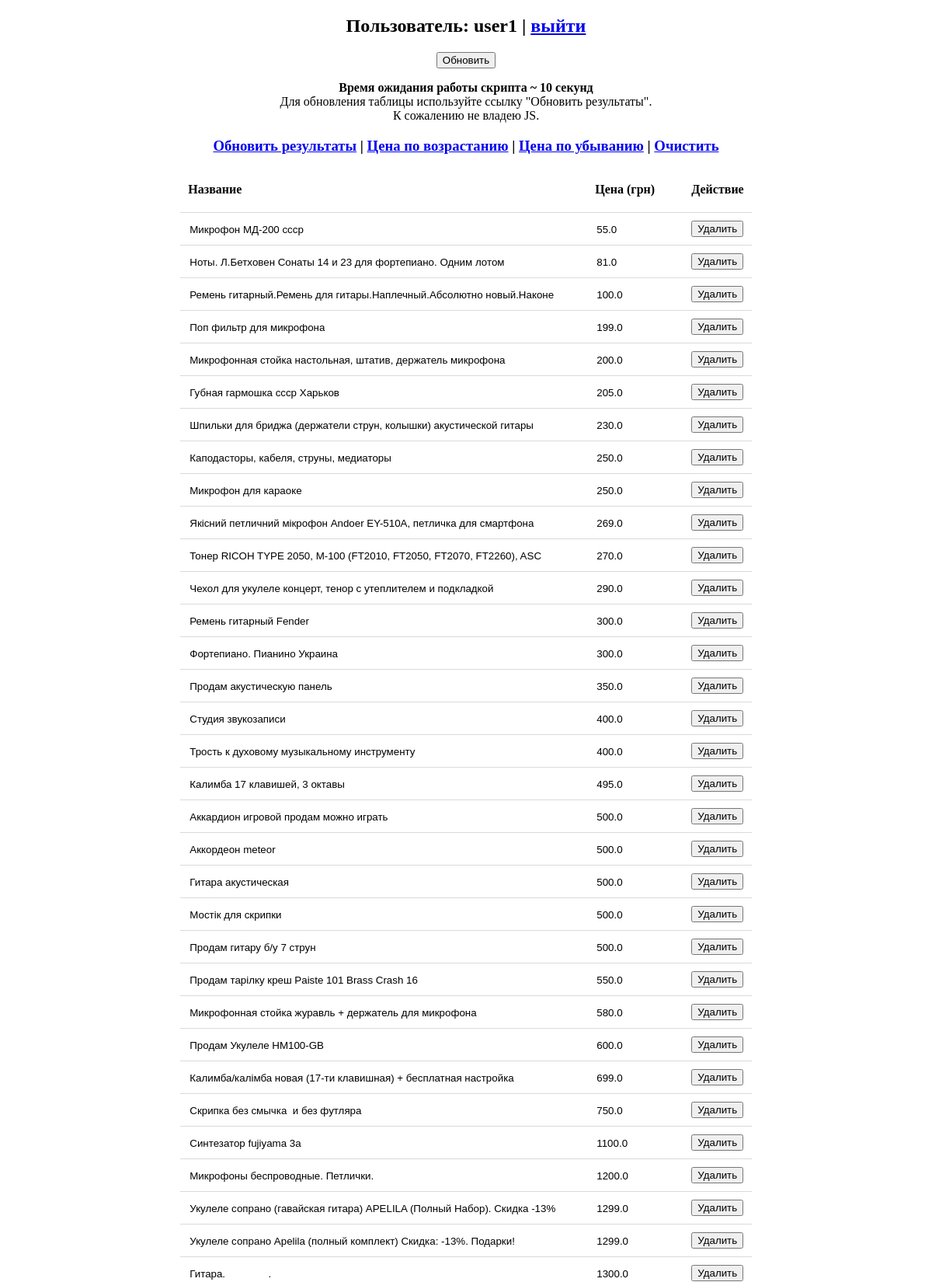
The app's page /?sort=price_up (signed in, upper part) with its own data.
### main.py (models this page shows, shortened)
class Users(db.Model):
    id = db.Column(db.Integer, primary_key=True)
    login = db.Column(db.String(100), nullable=False)
    password = db.Column(db.String(255), nullable=False)
    access_level = db.Column(db.Integer, nullable=False)

class Advertisements(db.Model):
    id = db.Column(db.Integer, primary_key=True)
    title = db.Column(db.String(100), nullable=False)
    price = db.Column(db.Float, nullable=False)
    photo = db.Column(db.String(255), nullable=False)
    seller_name = db.Column(db.String(255), nullable=False)

### main.py (the view, shortened to what this page needs)
@app.route('/', methods=['GET', 'POST'])
def index():
    try:
        user_id = session['user_id']
    except:
        return redirect(url_for('login'))
    user = Users.query.get(user_id)
    if user.access_level == 1:
        goal = 100
        estimate_time = 10
    elif user.access_level == 2:
        goal = 200
        estimate_time = 20
    elif user.access_level == 3:
        goal = 300
        estimate_time = 30
    else:
        goal = 0
    if request.args.get('user') == 'logout':
        del session['user_id']
        return redirect(url_for('login'))
    advertisements = Advertisements.query.order_by(Advertisements.id.desc()).limit(goal).all()
    if request.args.get('sort') == 'price_down':
        advertisements.sort(key=lambda x: x.price, reverse=True)
    if request.args.get('sort') == 'price_up':
        advertisements.sort(key=lambda x: x.price, reverse=False)
    data = {
        'user_id': user_id,
        'user_login': Users.query.get(user_id).login,
        'user_access_level': Users.query.get(user_id).access_level,
        'advertisements': advertisements,
        'estimate_time': estimate_time,
    }
    return render_template('main.html', data=data)

### templates/main.html (shortened to what this page needs)
{% extends 'base.html' %}
{% block content %}
    <h2>Пользователь: {{ data['user_login'] }} | <a href="?user=logout">выйти</a></h2>
    <form method="post">
        <input type="submit" name="action" value="Обновить">
        <p><b>Время ожидания работы скрипта ~ {{ data['estimate_time'] }} секунд</b><br>
        Для обновления таблицы используйте ссылку "Обновить результаты".<br>
        К сожалению не владею JS.
        </p>
    </form>
    <h3><a href="/">Обновить результаты</a>
        {% if data['advertisements'] | length > 0 %} |
            <a href="?sort=price_up">Цена по возрастанию</a> |
            <a href="?sort=price_down">Цена по убыванию</a> |
            <a href="?data=clear">Очистить</a>
        {% endif %}
    </h3>
    <br>
    {% if data['advertisements'] | length > 0 %}
        <table>
            <thead>
                <tr>
                    <th>Название</th>
                    <th>Цена (грн)</th>
                    <th>Действие</th>
                </tr>
            </thead>
            <tbody>
                {% for adv in data['advertisements'] %}
                    <tr>
                        <form method="post">
                            <td class="title">
                                <input type="text" name="title" value="{{ adv.title }}" readonly>
                            </td>
                            <td class="price">
                                <input type="text" name="price" value="{{ adv.price }}" readonly>
                            </td>
                            <td>
                                <input type="submit" name="action" value="Удалить">
                            </td>
                        </form>
                    </tr>
                {% endfor %}
            </tbody>
        </table>
    {% endif %}
{% endblock content %}

### templates/base.html (style rules this page uses)
table { border-collapse: collapse; }
th { padding: 0 10px 20px 10px; text-align: left; }
tr { border-bottom: 1px solid #72727243; }
td { padding: 10px; }
td.title input { width: 500px; }
td.price input { width: 100px; }
.title input, .price input, .seller_name input { border: none; }

### records on screen
Users: user_login "user1"
Advertisements: title "Микрофон МД-200 ссср", price "55.0"
Advertisements: title "Ноты. Л.Бетховен Сонаты 14 и 23 для фортепиано. Одним лотом", price "81.0"
Advertisements: title "Ремень гитарный.Ремень для гитары.Наплечный.Абсолютно новый.Наконе", price "100.0"
Advertisements: title "Поп фильтр для микрофона", price "199.0"
Advertisements: title "Микрофонная стойка настольная, штатив, держатель микрофона", price "200.0"
Advertisements: title "Губная гармошка ссср Харьков", price "205.0"
Advertisements: title "Шпильки для бриджа (держатели струн, колышки) акустической гитары", price "230.0"
Advertisements: title "Каподасторы, кабеля, струны, медиаторы", price "250.0"
Advertisements: title "Микрофон для караоке", price "250.0"
Advertisements: title "Якісний петличний мікрофон Andoer EY-510A, петличка для смартфона", price "269.0"
Advertisements: title "Тонер RICOH TYPE 2050, M-100 (FT2010, FT2050, FT2070, FT2260), ASC", price "270.0"
Advertisements: title "Чехол для укулеле концерт, тенор с утеплителем и подкладкой", price "290.0"
Advertisements: title "Ремень гитарный Fender", price "300.0"
Advertisements: title "Фортепиано. Пианино Украина", price "300.0"
Advertisements: title "Продам акустическую панель", price "350.0"
Advertisements: title "Студия звукозаписи", price "400.0"
Advertisements: title "Трость к духовому музыкальному инструменту", price "400.0"
Advertisements: title "Калимба 17 клавишей, 3 октавы", price "495.0"
Advertisements: title "Аккардион игровой продам можно играть", price "500.0"
Advertisements: title "Аккордеон meteor", price "500.0"
Advertisements: title "Гитара акустическая", price "500.0"
Advertisements: title "Мостік для скрипки", price "500.0"
Advertisements: title "Продам гитару б/у 7 струн", price "500.0"
Advertisements: title "Продам тарілку креш Paiste 101 Brass Crash 16", price "550.0"
Advertisements: title "Микрофонная стойка журавль + держатель для микрофона", price "580.0"
Advertisements: title "Продам Укулеле HM100-GB", price "600.0"
Advertisements: title "Калимба/калімба новая (17-ти клавишная) + бесплатная настройка", price "699.0"
Advertisements: title "Скрипка без смычка и без футляра", price "750.0"
Advertisements: title "Синтезатор fujiyama 3a", price "1100.0"
Advertisements: title "Микрофоны беспроводные. Петлички.", price "1200.0"
Advertisements: title "Укулеле сопрано (гавайская гитара) APELILA (Полный Набор). Скидка -13%", price "1299.0"
Advertisements: title "Укулеле сопрано Apelila (полный комплект) Скидка: -13%. Подарки!", price "1299.0"
Advertisements: title "Гитара. .", price "1300.0"

### other values on screen
{{ data['estimate_time'] }} "10"
